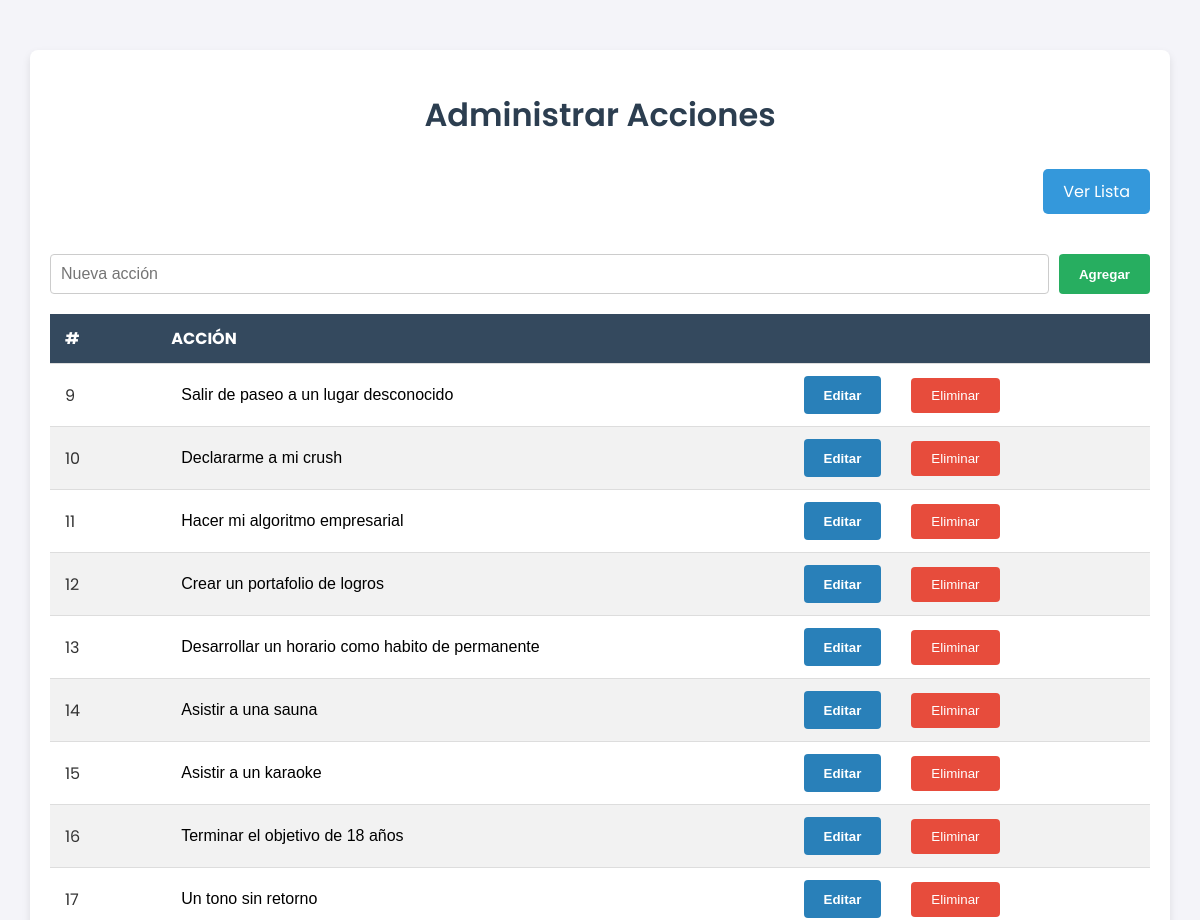
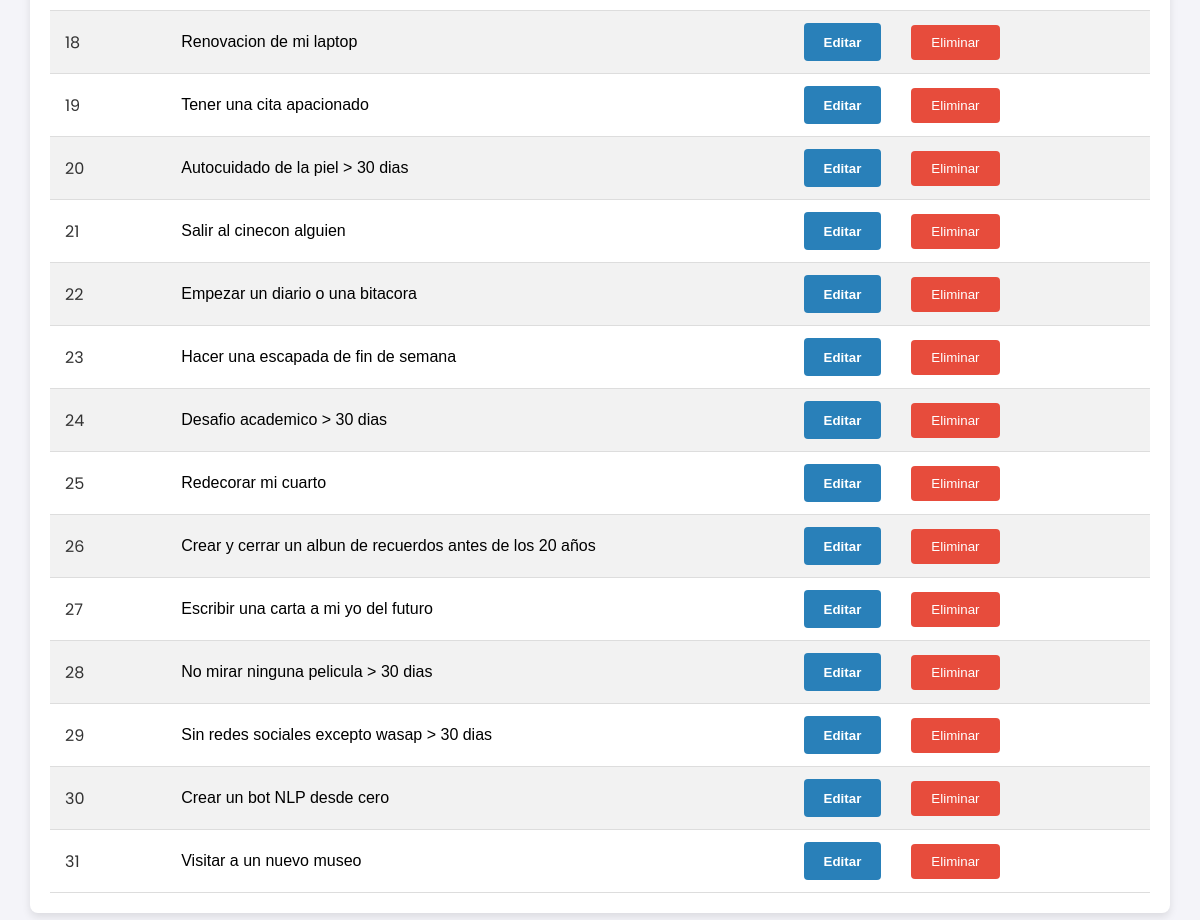
Screenshot of /admin_acciones.php with the database file from the repository (2 pictures, top to bottom).
### tables this page shows
CREATE TABLE acciones (
    id INTEGER PRIMARY KEY AUTOINCREMENT,
    nombre_accion TEXT,
    completada INTEGER DEFAULT 0
);

### accion_model.php (called while the page is built, shortened)
<?php
include 'db.php';
function obtenerAcciones() {
    global $db;
    $stmt = $db->query("SELECT * FROM acciones");
    return $stmt->fetchAll(PDO::FETCH_ASSOC);
}
?>

### admin_acciones.php (the view, shortened to what this page needs)
<?php
include 'accion_model.php';
$acciones = obtenerAcciones();
?>
<!DOCTYPE html>
<html lang="es">
<head>
    <link rel="stylesheet" href="https://cdnjs.cloudflare.com/ajax/libs/font-awesome/4.7.0/css/font-awesome.min.css">
</head>
<body>
    <div class="container">
        <h1>Administrar Acciones</h1>
        <div class="boton-navegar-container">
            <a href="index.php" class="btn-navegar">Ver Lista</a>
        </div>
        <form action="admin_acciones.php" method="POST" class="form-accion">
            <input type="text" name="nombre_accion" placeholder="Nueva acción" required>
            <button type="submit" class="btn-admin">Agregar</button>
        </form>
        <table class="tabla-acciones">
            <thead>
                <tr>
                    <th>#</th>
                    <th>Acción</th>
                    <th></th>
                </tr>
            </thead>
            <tbody>
                <?php foreach ($acciones as $accion): ?>
                    <tr>
                        <td><?php echo $accion['id']; ?></td>
                        <td>
                            <form action="admin_acciones.php" method="POST" class="form-accion-editar">
                                <input type="text" name="nombre_accion_editar" value="<?php echo htmlspecialchars($accion['nombre_accion']); ?>" required>
                                <button type="submit">Editar</button>
                            </form>
                        </td>
                        <td>
                            <form action="admin_acciones.php" method="POST">
                                <button type="submit" class="btn-danger">Eliminar</button>
                            </form>
                        </td>
                    </tr>
                <?php endforeach; ?>
            </tbody>
        </table>
    </div>
</body>
</html>

### admin_acciones.php (style rules this page uses)
body { font-family: 'Poppins', sans-serif; margin: 0; padding: 0; background-color: #f4f4f9; color: #333; }
.container { max-width: 1100px; margin: 50px auto; padding: 20px; background-color: #fff; box-shadow: 0 4px 8px rgba(0, 0, 0, 0.1); border-radius: 8px; }
h1 { text-align: center; color: #2c3e50; margin-bottom: 30px; font-weight: 600; }
.form-accion, .form-accion-editar { display: flex; gap: 10px; }
.form-accion input[type="text"] { flex-grow: 1; padding: 10px; border: 1px solid #ccc; border-radius: 4px; font-size: 1rem; }
.form-accion button { padding: 10px 20px; border: none; border-radius: 4px; background-color: #27ae60; color: #fff; font-weight: 600; cursor: pointer; transition: background-color 0.3s ease; }
.form-accion-editar button { padding: 10px 20px; border: none; border-radius: 4px; background-color: #2980b9; color: #fff; font-weight: 600; cursor: pointer; transition: background-color 0.3s ease; }
.btn-danger { padding: 10px 20px; background-color: #e74c3c; color: #fff; border: none; border-radius: 4px; cursor: pointer; transition: background-color 0.3s ease; }
.tabla-acciones { width: 100%; border-collapse: collapse; margin-top: 20px; }
.tabla-acciones th, .tabla-acciones td { padding: 12px 15px; text-align: left; border-bottom: 1px solid #ddd; }
.tabla-acciones th { background-color: #34495e; color: white; text-transform: uppercase; }
.tabla-acciones tr:nth-child(even) { background-color: #f2f2f2; }
.form-accion-editar input[type="text"] { width: 100%; padding: 10px; border: none; font-size: 1rem; background-color: transparent; box-shadow: none; }
.btn-navegar { display: inline-block; padding: 10px 20px; background-color: #3498db; color: white; text-decoration: none; border-radius: 5px; transition: background-color 0.3s ease; margin-bottom: 20px; float: right; }
.boton-navegar-container { display: flex; justify-content: flex-end; margin-bottom: 20px; }

### rows the page displays
acciones: id "9", nombre_accion_editar "Salir de paseo a un lugar desconocido"
acciones: id "10", nombre_accion_editar "Declararme a mi crush"
acciones: id "11", nombre_accion_editar "Hacer mi algoritmo empresarial"
acciones: id "12", nombre_accion_editar "Crear un portafolio de logros"
acciones: id "13", nombre_accion_editar "Desarrollar un horario como habito de permanente"
acciones: id "14", nombre_accion_editar "Asistir a una sauna"
acciones: id "15", nombre_accion_editar "Asistir a un karaoke"
acciones: id "16", nombre_accion_editar "Terminar el objetivo de 18 años"
acciones: id "17", nombre_accion_editar "Un tono sin retorno"
acciones: id "18", nombre_accion_editar "Renovacion de mi laptop"
acciones: id "19", nombre_accion_editar "Tener una cita apacionado"
acciones: id "20", nombre_accion_editar "Autocuidado de la piel > 30 dias"
acciones: id "21", nombre_accion_editar "Salir al cinecon alguien"
acciones: id "22", nombre_accion_editar "Empezar un diario o una bitacora"
acciones: id "23", nombre_accion_editar "Hacer una escapada de fin de semana"
acciones: id "24", nombre_accion_editar "Desafio academico > 30 dias"
acciones: id "25", nombre_accion_editar "Redecorar mi cuarto"
acciones: id "26", nombre_accion_editar "Crear y cerrar un albun de recuerdos antes de los 20 años"
acciones: id "27", nombre_accion_editar "Escribir una carta a mi yo del futuro"
acciones: id "28", nombre_accion_editar "No mirar ninguna pelicula > 30 dias"
acciones: id "29", nombre_accion_editar "Sin redes sociales excepto wasap > 30 dias"
acciones: id "30", nombre_accion_editar "Crear un bot NLP desde cero"
acciones: id "31", nombre_accion_editar "Visitar a un nuevo museo"
